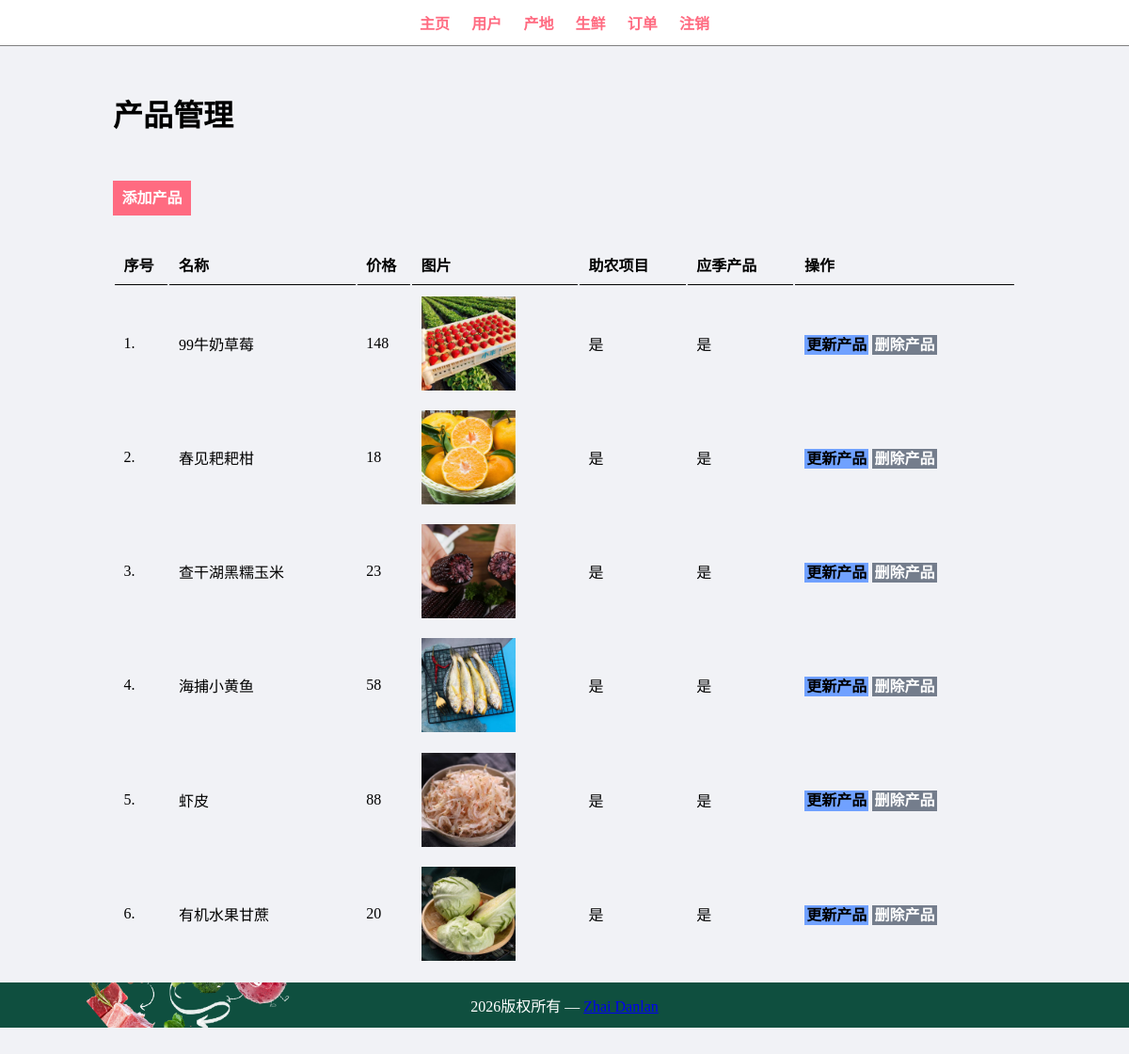
The page /admin/manage-product.php (signed in) on the database its author committed.
### tables this page shows
CREATE TABLE IF NOT EXISTS `tbl_product` (
  `id` int(10) unsigned NOT NULL AUTO_INCREMENT,
  `title` varchar(100) NOT NULL,
  `description` text NOT NULL,
  `price` decimal(10,0) NOT NULL,
  `image_name` varchar(255) NOT NULL,
  `area_id` int(10) unsigned NOT NULL,
  `featured` varchar(10) NOT NULL,
  `active` varchar(10) NOT NULL,
  PRIMARY KEY (`id`, `area_id`)
);

### admin/manage-product.php (the view, shortened to what this page needs)
<?php include('partials/menu.php');?>
<div class="main-content">
    <div class="wrapper">
       <h1>产品管理</h1>
       <br /><br /><br />
             <a href="<?php echo SITEURL; ?>admin/add-product.php" class="btn-primary">添加产品</a>
             <br /><br /><br />
             <table class="tbl-full">
                 <tr>
                     <th>序号</th>
                     <th>名称</th>
                     <th>价格</th>
                     <th>图片</th>
                     <th>助农项目</th>
                     <th>应季产品</th>
                     <th>操作</th>
                 </tr>
                 <?php
                 $sql = "SELECT * FROM tbl_product";
                 $res = mysqli_query($conn,$sql);
                 $count = mysqli_num_rows($res);
                 $sn=1;
                 if($count>0)
                 {
                     while($row=mysqli_fetch_assoc($res))
                     {
                         $id = $row['id'];
                         $title = $row['title'];
                         $price = $row['price'];
                         $image_name = $row['image_name'];
                         $featured = $row['featured'];
                         $active = $row['active'];
                         ?>
                            <tr>
                               <td><?php echo $sn++; ?>. </td>
                               <td><?php echo $title; ?></td>
                               <td><?php echo $price; ?></td>
                               <td>
                                   <?php
                                   if($image_name=="")
                                   {
                                       echo "<div class='error'>图片未添加</div>";
                                   }
                                   else
                                   {
                                       ?>
                                   <img src="<?php echo SITEURL; ?>images/product/<?php echo $image_name; ?>" width="100px">
                                   <?php
                                   }
                                   ?>
                               </td>
                               <td><?php echo $featured; ?></td>
                               <td><?php echo $active; ?></td>
                               <td>
                                   <a href="<?php echo SITEURL; ?>admin/update-product.php?id=<?php echo $id; ?>" class="btn-secondary">更新产品</a>
                                   <a href="<?php echo SITEURL; ?>admin/delete-product.php?id=<?php echo $id; ?>&image_name=<?php echo $image_name; ?>" class="btn-danger">删除产品</a>
                               </td>
                           </tr>
                        <?php
                     }
                 }
                 else
                 {
                     echo "<tr><td colspan='6' class='error'>产品未添加</td></tr>";
                 }
                 ?>
             </table>
</div>
<?php include('partials/footer.php');?>

### css/admin.css (style rules this page uses)
* { margin:0; padding: 0; font-family: 'KaiTi_GB2312','Microsoft Yahei'; }
.wrapper { padding: 1%; width: 80%; margin: 0 auto; }
.tbl-full { width: 100%; }
table tr th { border-bottom: 1px solid black; padding: 1%; text-align: left; }
table tr td { padding: 1%; }
.btn-primary { background-color: #ff6b81; padding: 1%; color: white; text-decoration: none; font-weight: bold; }
.btn-secondary { background-color: #70a1ff; padding: 1%; color: black; text-decoration: none; font-weight: bold; }
.btn-danger { background-color: #747d8c; padding: 1%; color: white; text-decoration: none; font-weight: bold; }
.main-content { background-color: #f1f2f6; padding: 3% 0; }

### rows shown on the page
tbl_product: title "99牛奶草莓", price "148", image_name (picture), featured "是", active "是"
tbl_product: title "春见耙耙柑", price "18", image_name (picture), featured "是", active "是"
tbl_product: title "查干湖黑糯玉米", price "23", image_name (picture), featured "是", active "是"
tbl_product: title "海捕小黄鱼", price "58", image_name (picture), featured "是", active "是"
tbl_product: title "虾皮", price "88", image_name (picture), featured "是", active "是"
tbl_product: title "有机水果甘蔗", price "20", image_name (picture), featured "是", active "是"
